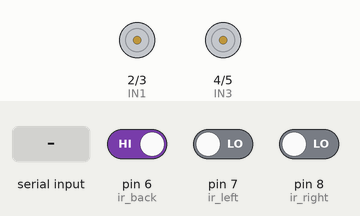
This sketch was run on a simulated Arduino Uno, built with avr-gcc and run on an emulated ATmega328P. Shown: motor-driver pin pairs drawn as motors (green arrow = first pin HIGH = forward, orange = second pin HIGH = backward, longer = more drive, scaled by the enable pin). The inputs (shaded band) are chosen by the test bench; at power-on: pin 6 (ir_back) HIGH, pin 7 (ir_left) LOW, pin 8 (ir_right) LOW. What the sketch prints to the serial monitor is not drawn.

Above: at 1.2 s.
1.3 s: "F" received over Serial
At 2.1 s:
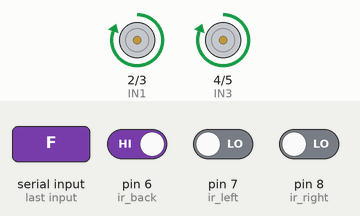
2.8 s: "B" received over Serial
At 3.2 s:
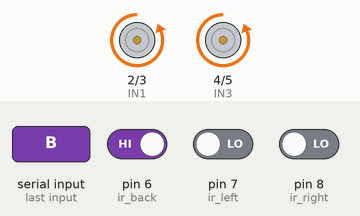
4.3 s: "L" received over Serial
At 5.5 s:
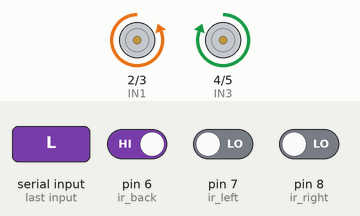
5.8 s: "R" received over Serial
At 6.7 s:
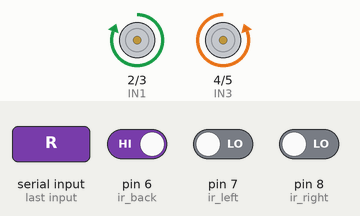
7.3 s: "I" received over Serial
At 7.7 s:
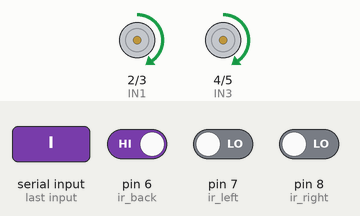
9.4 s: "B" received over Serial
At 10.7 s:
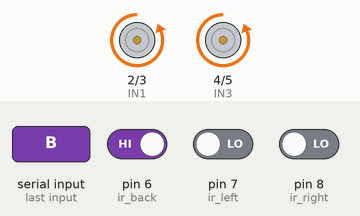
Timing chart, 0 to 11.9 s (numbered marks = the images above; inputs shaded):
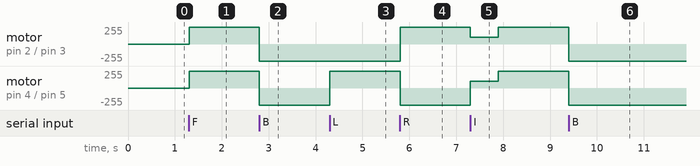

The sketch:

2motor_driver.ino
```cpp
#define IN1 2
#define IN2 3
#define IN3 4
#define IN4 5

#define ENA 9
#define ENB 10

int ir_back = 6;
int ir_left = 7;
int ir_right = 8;

void setup() {
  Serial.begin(9600);
  pinMode(IN1, OUTPUT);
  pinMode(IN2, OUTPUT);
  pinMode(IN3, OUTPUT);
  pinMode(IN4, OUTPUT);
  pinMode(ENA, OUTPUT);
  pinMode(ENB, OUTPUT);

  pinMode(ir_back, INPUT);
  pinMode(ir_left, INPUT);
  pinMode(ir_right, INPUT);
}

void loop() {

  int obj1 = digitalRead(ir_back);
  int obj2 = digitalRead(ir_left);
  int obj3 = digitalRead(ir_right);


  analogWrite(ENA, 255);
  analogWrite(ENB, 255);


  if (Serial.available() > 0) {
    char value = Serial.read();
    Serial.print(value);

    if (value == 'F') {
      forward();
    } else if (value == 'B') {
      backward();
    } else if (value == 'L') {
      left();
    } else if (value == 'R') {
      right();
    }
     else if (value == 'I') {
      obstacleDetection(obj1, obj2, obj3);
     }
      else {
      Stop();
    }
  }
}

void forward() {
  digitalWrite(IN1, HIGH);
  digitalWrite(IN2, LOW);
  digitalWrite(IN3, HIGH);
  digitalWrite(IN4, LOW);
}
void backward() {
  digitalWrite(IN1, LOW);
  digitalWrite(IN2, HIGH);
  digitalWrite(IN3, LOW);
  digitalWrite(IN4, HIGH);
}
void left() {
  digitalWrite(IN1, LOW);
  digitalWrite(IN2, HIGH);
  digitalWrite(IN3, HIGH);
  digitalWrite(IN4, LOW);
}
void right() {
  digitalWrite(IN1, HIGH);
  digitalWrite(IN2, LOW);
  digitalWrite(IN3, LOW);
  digitalWrite(IN4, HIGH);
}
void Stop() {
  digitalWrite(IN1, LOW);
  digitalWrite(IN2, LOW);
  digitalWrite(IN3, LOW);
  digitalWrite(IN4, LOW);
}


void obstacleDetection(int obj1, int obj2, int obj3) {


  analogWrite(ENA, 100);
  analogWrite(ENB, 100);

  if (obj1 == 0 || obj2 == 0 || obj3 == 0) {
 for (int i = 0; i <= 5; i++) {

  forward();
  delay(100);

 }

  }
   else if (obj1 == 0 || obj2 == 0 || obj3 == 1) {
    for (int i = 0; i <= 5; i++) {
  left();
  delay(100);
    }
  } else if (obj1 == 0 || obj2 == 1 || obj3 == 0) {
    for (int i = 0; i <= 5; i++) {
  right();
   delay(100);
    }
  } else if (obj1 == 1 || obj2 == 0 || obj3 == 0) {
    for (int i = 0; i <= 5; i++) {
    Stop();
       delay(100);
    }
  }
}
```

Measured:
- after the input at 1.3 s, motor on pin 2 (IN1) / pin 3 (IN2), motor on pin 4 (IN3) / pin 5 (IN4): stopped → forward 255/255 at once
- after the input at 2.8 s, motor on pin 2 (IN1) / pin 3 (IN2), motor on pin 4 (IN3) / pin 5 (IN4): forward 255/255 → backward 255/255 at once
- after the input at 4.3 s, motor on pin 4 (IN3) / pin 5 (IN4): backward 255/255 → forward 255/255 at once
- after the input at 5.8 s, motor on pin 2 (IN1) / pin 3 (IN2): backward 255/255 → forward 255/255 at once; motor on pin 4 (IN3) / pin 5 (IN4): forward 255/255 → backward 255/255 at once
- after the input at 7.3 s, motor on pin 2 (IN1) / pin 3 (IN2): forward 255/255 → forward 100/255 at once, → forward 255/255 0.60 s later; motor on pin 4 (IN3) / pin 5 (IN4): backward 255/255 → forward 100/255 at once, → forward 255/255 0.60 s later
- after the input at 9.4 s, motor on pin 2 (IN1) / pin 3 (IN2), motor on pin 4 (IN3) / pin 5 (IN4): forward 255/255 → backward 255/255 at once
